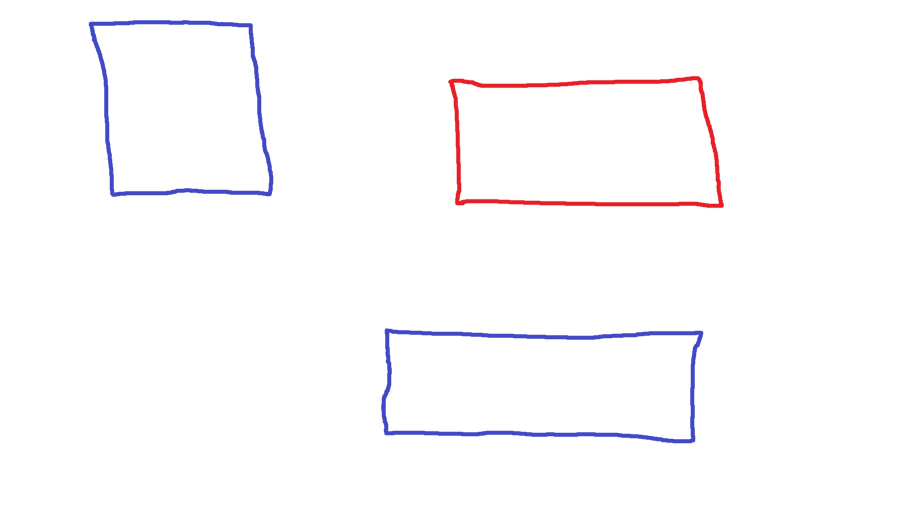
#> input picture images/test3.jpg, 1842 x 1044 px (shown at 1/2 size)
$ python main2.py
#> lines starting #> are read from the running program, lines starting #| are printed output that depends on the picture; after the words box and inside, x2 and y2 are one past the last pixel; in counts of white or black regions, pixels touching at a corner belong together
import cv2
import numpy as np
import imutils
from numpy.lib.shape_base import column_stack

img = cv2.imread('images/test3.jpg')
#> img is the input picture: shape (1044, 1842, 3); mean B, G, R 252.8, 251.2, 252.4
hsv = cv2.cvtColor(img, cv2.COLOR_BGR2HSV)
#> hsv: shape (1044, 1842, 3); mean H, S, V 5.6, 3.6, 254.1

# blue range
lower_blue = np.array([90, 60, 0])
upper_blue = np.array([121, 225, 255])

# green range
lower_green = np.array([36, 25, 25])
upper_green = np.array([70, 255, 255])

# red range
lower_red = np.array([170, 70, 50])
upper_red = np.array([180, 255, 255])

mask_blue = cv2.inRange(hsv, lower_blue, upper_blue)
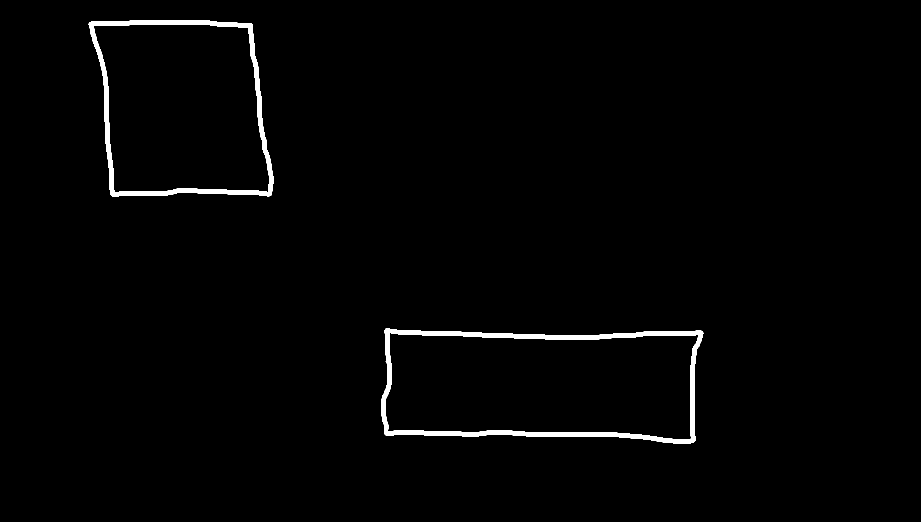
#> mask_blue: shape (1044, 1842) (shown at 1/2 size); 1.4% white; 2 white regions, box (x1, y1, x2, y2) and area: (762, 657, 1407, 887) 15002, (177, 40, 547, 394) 11860
mask_green = cv2.inRange(hsv, lower_green, upper_green)
#> mask_green: shape (1044, 1842); every value is 0
mask_red = cv2.inRange(hsv, lower_red, upper_red)
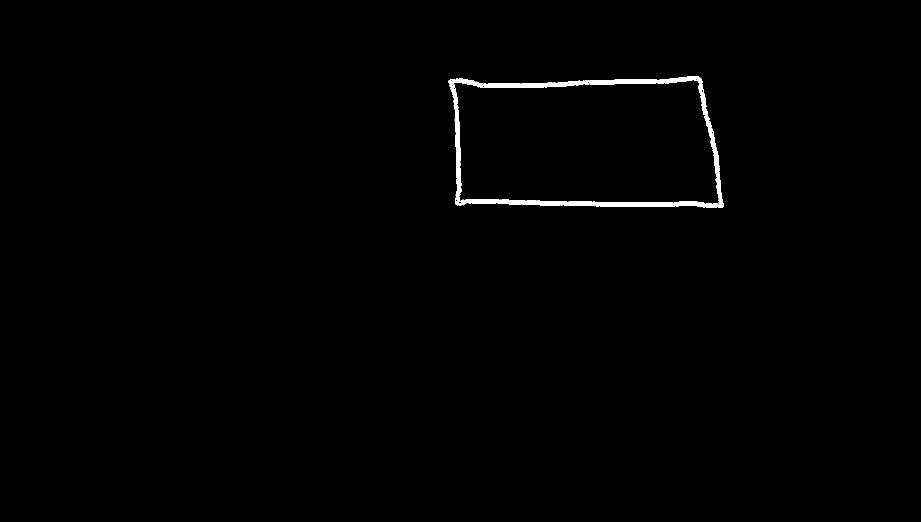
#> mask_red: shape (1044, 1842) (shown at 1/2 size); 0.69% white; 1 white region

blue_contours = cv2.findContours(
    mask_blue, cv2.RETR_EXTERNAL, cv2.CHAIN_APPROX_SIMPLE)
#> blue_contours = 2 contours; box (x1, y1, x2, y2) and area: (762, 657, 1407, 887) 129557, (177, 40, 547, 394) 110480
blue_contours = imutils.grab_contours(blue_contours)

green_contours = cv2.findContours(
    mask_green, cv2.RETR_EXTERNAL, cv2.CHAIN_APPROX_SIMPLE)
#> green_contours = 0 contours
green_contours = imutils.grab_contours(green_contours)
#> green_contours = []

red_contours = cv2.findContours(
    mask_red, cv2.RETR_EXTERNAL, cv2.CHAIN_APPROX_SIMPLE)
#> red_contours = 1 contour; box (x1, y1, x2, y2) and area: (896, 152, 1448, 416) 128750
red_contours = imutils.grab_contours(red_contours)

# empty arrays
divs = []
paragraphs = []
images = []

for cb in blue_contours:
    x, y, w, h = cv2.boundingRect(cb)
    div = [x, y, w, h]
    divs.append(div)
    cv2.rectangle(img, (x, y), (x+w, y+h), (225, 255, 0), 2)
    print('div: ', div)
#> this loop made 2 passes
#> (x, y, w, h) on passes 1 to 2: (762, 657, 645, 230), (177, 40, 370, 354)
#| div:  [762, 657, 645, 230]
#| div:  [177, 40, 370, 354]
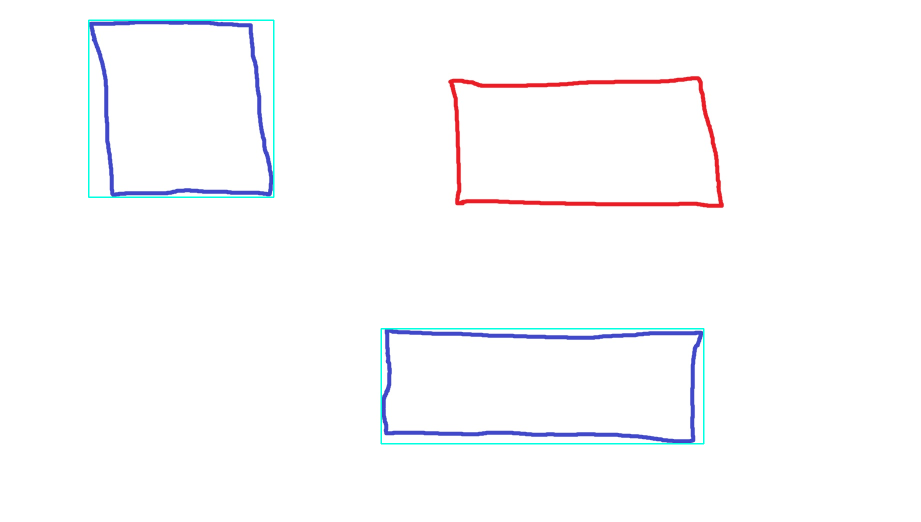
#> img: shape (1044, 1842, 3) (shown at 1/2 size); 0.5% of pixels changed, all inside (x1, y1, x2, y2) = (176, 39, 1409, 889)
#> after the loop, divs = [[762, 657, 645, 230], [177, 40, 370, 354]]

for cg in green_contours:
    x, y, w, h = cv2.boundingRect(cg)
    paragraph = [x, y, w, h]
    paragraphs.append(paragraph)
    cv2.rectangle(img, (x, y), (x+w, y+h), (225, 225, 0), 2)
    print('paragraph: ', paragraph)
#> this loop made 0 passes
#> after the loop, paragraphs = []

for cr in red_contours:
    x, y, w, h = cv2.boundingRect(cr)
    image = [x, y, w, h]
    images.append(image)
    cv2.rectangle(img, (x, y), (x+w, y+h), (225, 225, 0), 2)
    print('image: ', image)
#> this loop made 1 pass
#> (x, y, w, h) on pass 1: (896, 152, 552, 264)
#| image:  [896, 152, 552, 264]
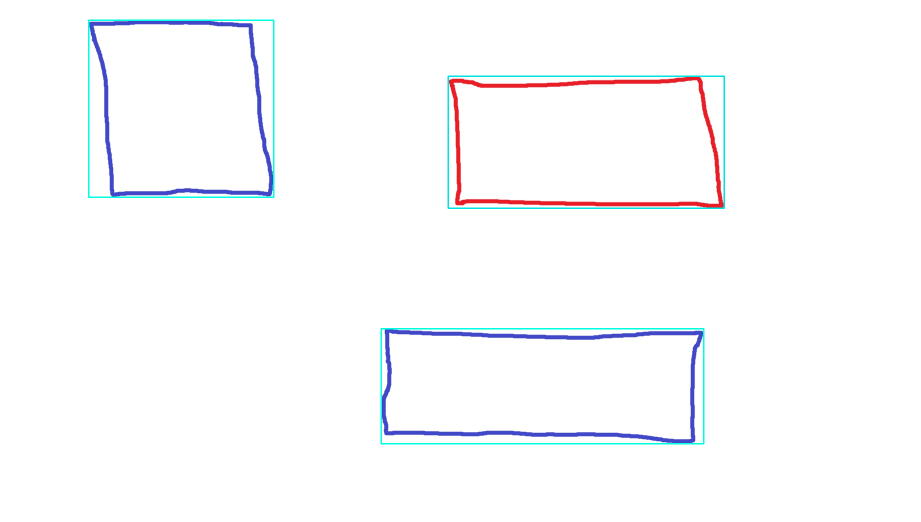
#> img: shape (1044, 1842, 3) (shown at 1/2 size); 0.25% of pixels changed, all inside (x1, y1, x2, y2) = (895, 151, 1450, 418)
#> after the loop, images = [[896, 152, 552, 264]]


# convert arrays into np.arrays
divs = np.array(divs)
paragraphs = np.array(paragraphs)
#> paragraphs = empty array
images = np.array(images)

for item in divs:
    print(item)
#> this loop made 2 passes
#| [762 657 645 230]
#| [177  40 370 354]

for item in paragraphs:
    print(item)

for item in images:
    print(item)
#> this loop made 1 pass
#| [896 152 552 264]

#creating div elements string for html file
div_elem = "".join(
    f"""
    <div class="div{index}"></div>
    """
    for index, div in enumerate(divs)
)

#creating p elements string for html file
p_elem = "".join(
    f"""
    <p class="p{index}"></p>
    """
    for index, p in enumerate(paragraphs)
)

#creating img elements string for html file
img_elem = "".join(
    f"""
    <img class="img{index}" />
    """
    for index, img in enumerate(images)
)

#creating div style string for css file
div_style = "".join(
    f""".div{index} {{
    position: absolute;
    right: {div[0]}px;
    top: {div[1]}px;
    width: {div[2]}px;
    height: {div[3]}px;
    border: 3px solid blue;
}}\n
"""
    for index, div in enumerate(divs)
)

#creating p style string for css file
p_style = "".join(
    f""".p{index} {{
    position: absolute;
    right: {p[0]}px;
    top: {p[1]}px;
    width: {p[2]}px;
    height: {p[3]}px;
    border: 3px solid green;
}}\n"""
    for index, p in enumerate(paragraphs)
)

#creating img style string for css file
img_style = "".join(
    f""".img{index} {{
    position: absolute;
    right: {img[0]}px;
    top: {img[1]}px;
    width: {img[2]}px;
    height: {img[3]}px;
    border: 3px solid red;
}}\n"""
    for index, img in enumerate(images)
)

css_content = f"""* {{
    margin: 0;
    padding: 0;
}}

{div_style}
{p_style}
{img_style}
"""

#creating div style string for css file
html_content = f"""<!DOCTYPE html>
<html lang="en">
<head>
    <meta charset="UTF-8">
    <meta http-equiv="X-UA-Compatible" content="IE=edge">
    <meta name="viewport" content="width=device-width, initial-scale=1.0">
    <title>Draw2HTML</title>
    <style>
        {css_content}
    </style>
</head>
<body>
    {div_elem}
    {p_elem}
    {img_elem}
</body>
</html>\n
"""

with open("index.html", "w") as html_file:
    html_file.write(html_content)


cv2.imshow("test", img)
cv2.waitKey(0)

$ run again, with images/test2.jpg copied over images/test3.jpg
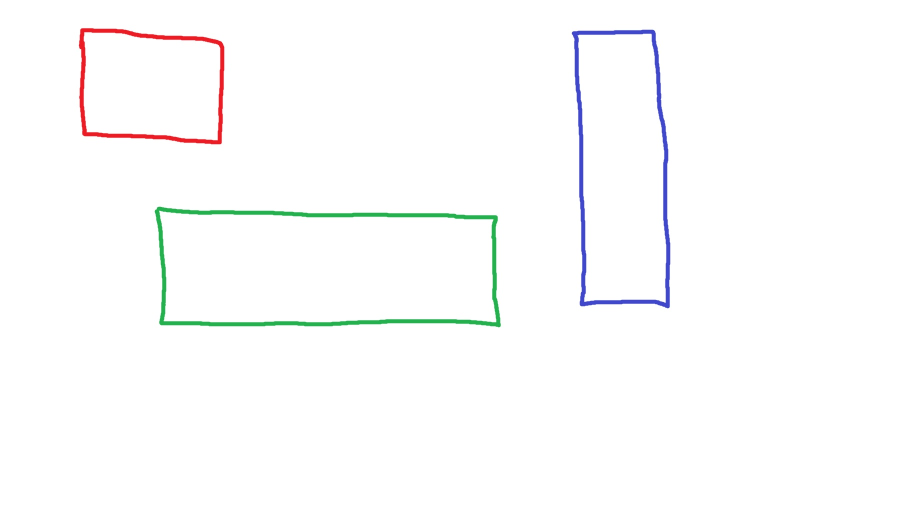
#> input picture images/test2.jpg, 1842 x 1044 px (shown at 1/2 size)
#> img is the input picture: shape (1044, 1842, 3); mean B, G, R 252.4, 252.3, 252.1
#> hsv: shape (1044, 1842, 3); mean H, S, V 4.6, 3.5, 253.9
#> `mask_blue = cv2.inRange(hsv, lower_blue, upper_blue)`:
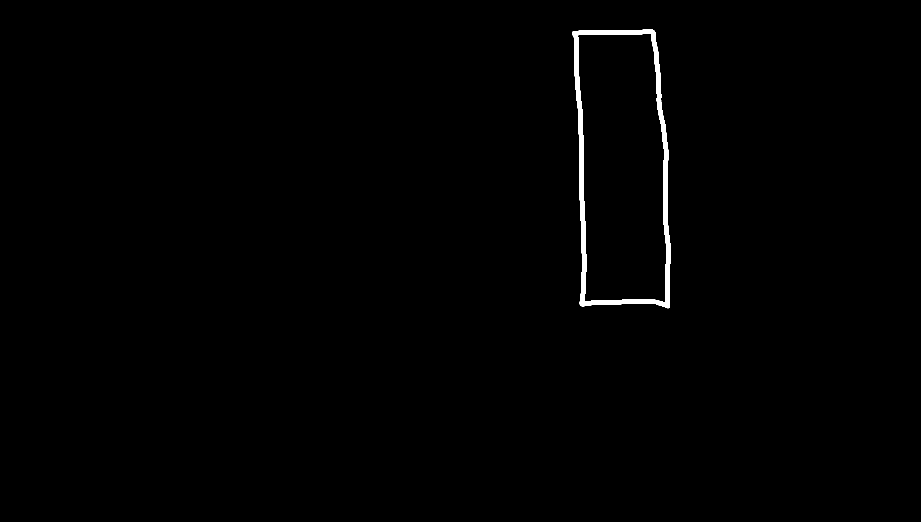
#> mask_blue: shape (1044, 1842) (shown at 1/2 size); 0.67% white; 1 white region, box (x1, y1, x2, y2) and area: (1144, 59, 1341, 617) 12801
#> mask_green: shape (1044, 1842); 0.84% white; 1 white region, box (x1, y1, x2, y2) and area: (309, 413, 1002, 655) 16203
#> mask_red: shape (1044, 1842); 0.43% white; 1 white region
#> blue_contours = 1 contour; box (x1, y1, x2, y2) and area: (1144, 59, 1341, 617) 94964
#> green_contours = 1 contour; box (x1, y1, x2, y2) and area: (309, 413, 1002, 655) 152052
#> red_contours = 1 contour; box (x1, y1, x2, y2) and area: (158, 56, 449, 289) 60398
#> the loop `for cb in blue_contours:` made 1 pass
#> (x, y, w, h) on pass 1: (1144, 59, 197, 558)
#> (printed output is left out)
#> after the loop `for cb in blue_contours:`: divs = [[1144, 59, 197, 558]]
#> the loop `for cg in green_contours:` made 1 pass
#> (x, y, w, h) on pass 1: (309, 413, 693, 242)
#> (printed output is left out)
#> after the loop `for cg in green_contours:`: paragraphs = [[309, 413, 693, 242]]
#> the loop `for cr in red_contours:` made 1 pass
#> (x, y, w, h) on pass 1: (158, 56, 291, 233)
#> (printed output is left out)
#> after the loop `for cr in red_contours:`:
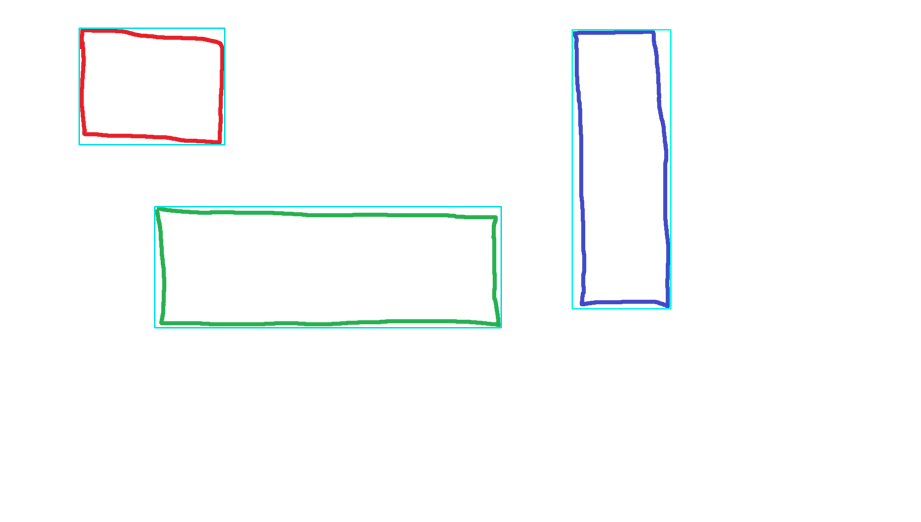
#> img: shape (1044, 1842, 3) (shown at 1/2 size); mean B, G, R 252.2, 252.2, 250.3
#> after the loop `for cr in red_contours:`: images = [[158, 56, 291, 233]]
#> the loop `for item in divs:` made 1 pass
#> (printed output is left out)
#> the loop `for item in paragraphs:` made 1 pass
#> (printed output is left out)
#> the loop `for item in images:` made 1 pass
#> (printed output is left out)

$ run again, with images/test4.jpg copied over images/test3.jpg
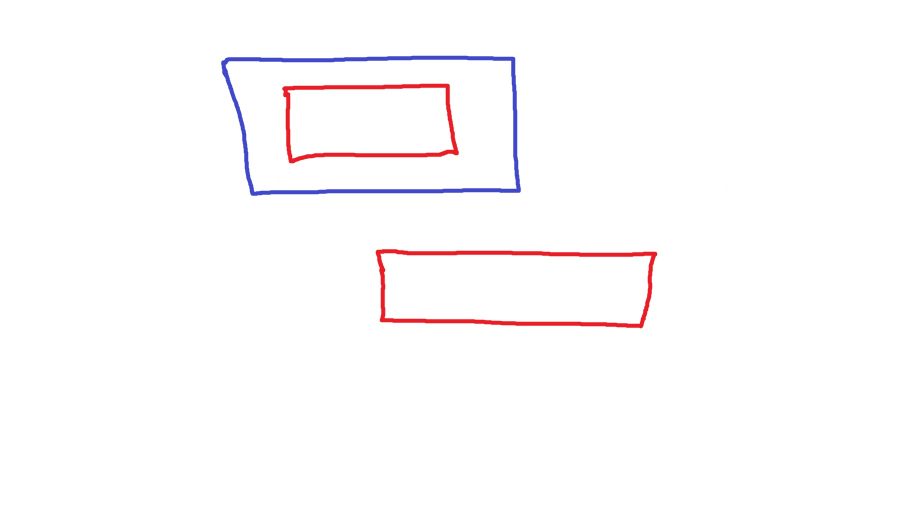
#> input picture images/test4.jpg, 1842 x 1044 px (shown at 1/2 size)
#> img is the input picture: shape (1044, 1842, 3); mean B, G, R 252.5, 251.5, 253.4
#> hsv: shape (1044, 1842, 3); mean H, S, V 5.1, 3.4, 254.3
#> `mask_blue = cv2.inRange(hsv, lower_blue, upper_blue)`:
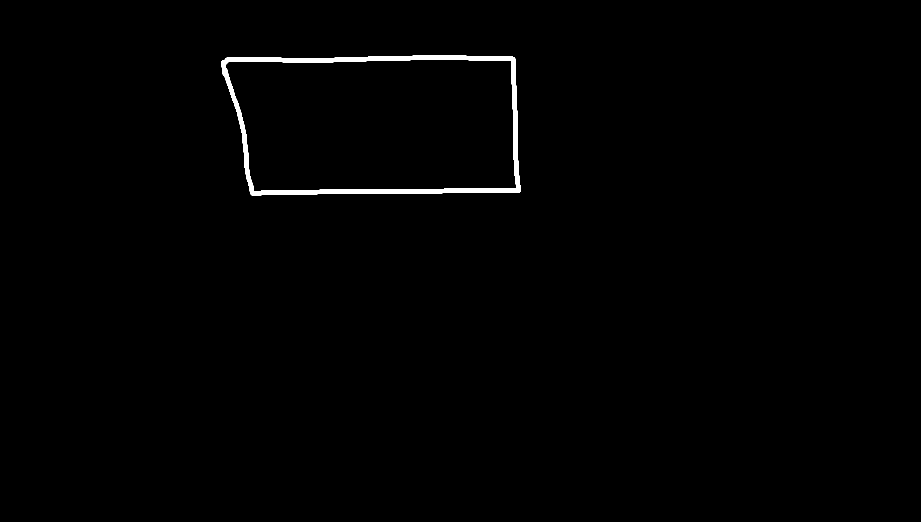
#> mask_blue: shape (1044, 1842) (shown at 1/2 size); 0.77% white; 1 white region, box (x1, y1, x2, y2) and area: (442, 111, 1042, 392) 14738
#> mask_green: shape (1044, 1842); every value is 0
#> mask_red: shape (1044, 1842); 1% white; 2 white regions
#> blue_contours = 1 contour; box (x1, y1, x2, y2) and area: (442, 111, 1042, 392) 152688
#> `green_contours = cv2.findContours( mask_green, cv2.RETR_EXTERNAL, cv2...`: green_contours = 0 contours
#> `green_contours = imutils.grab_contours(green_contours)`: green_contours = []
#> red_contours = 2 contours; box (x1, y1, x2, y2) and area: (751, 498, 1315, 657) 79326, (564, 167, 918, 327) 48256
#> the loop `for cb in blue_contours:` made 1 pass
#> (x, y, w, h) on pass 1: (442, 111, 600, 281)
#> (printed output is left out)
#> after the loop `for cb in blue_contours:`: divs = [[442, 111, 600, 281]]
#> after the loop `for cg in green_contours:`: paragraphs = []
#> the loop `for cr in red_contours:` made 2 passes
#> (x, y, w, h) on passes 1 to 2: (751, 498, 564, 159), (564, 167, 354, 160)
#> (printed output is left out)
#> after the loop `for cr in red_contours:`:
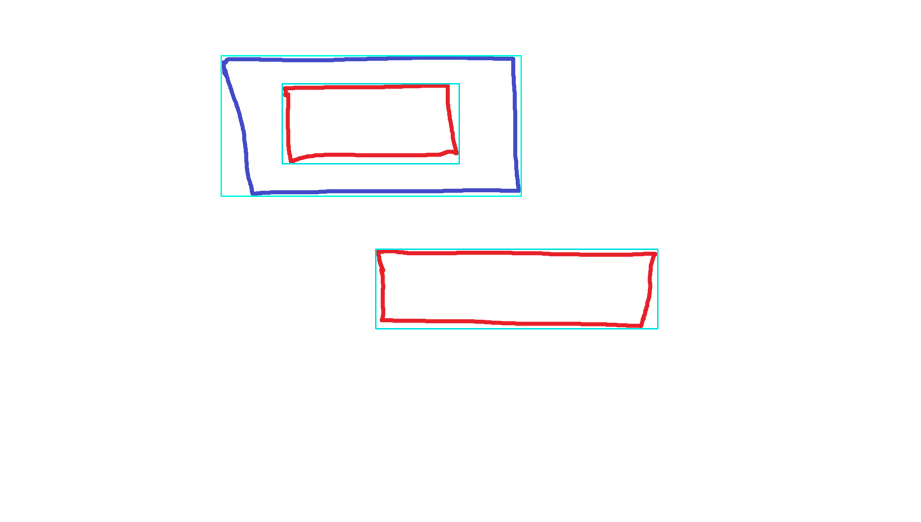
#> img: shape (1044, 1842, 3) (shown at 1/2 size); mean B, G, R 252.3, 251.4, 251.7
#> after the loop `for cr in red_contours:`: images = [[751, 498, 564, 159], [564, 167, 354, 160]]
#> `paragraphs = np.array(paragraphs)`: paragraphs = empty array
#> the loop `for item in divs:` made 1 pass
#> (printed output is left out)
#> the loop `for item in images:` made 2 passes
#> (printed output is left out)

$ run again, with images/dreptunghi_verde.jpg copied over images/test3.jpg
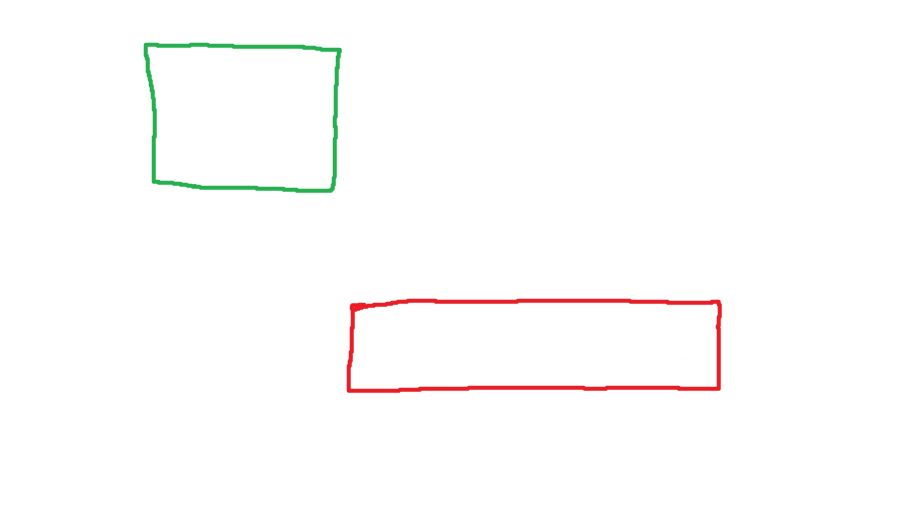
#> input picture images/dreptunghi_verde.jpg, 1842 x 1044 px (shown at 1/2 size)
#> img is the input picture: shape (1044, 1842, 3); mean B, G, R 252.3, 252.8, 253.6
#> hsv: shape (1044, 1842, 3); mean H, S, V 3.6, 2.8, 254.3
#> mask_blue: shape (1044, 1842); every value is 0
#> `mask_green = cv2.inRange(hsv, lower_green, upper_green)`:
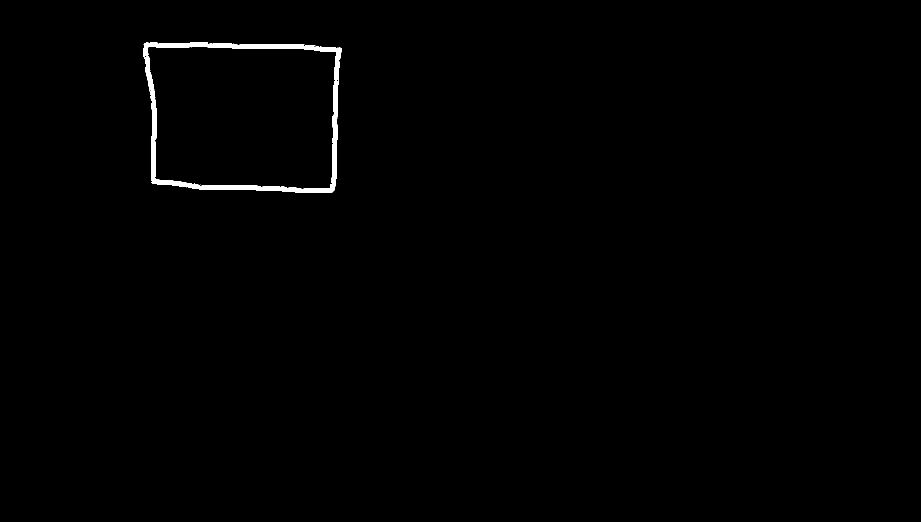
#> mask_green: shape (1044, 1842) (shown at 1/2 size); 0.61% white; 2 white regions (1 under 20 px), largest, box (x1, y1, x2, y2) and area: (287, 85, 684, 386) 11756
#> mask_red: shape (1044, 1842); 0.84% white; 1 white region
#> `blue_contours = cv2.findContours( mask_blue, cv2.RETR_EXTERNAL, cv2.CH..`: blue_contours = 0 contours
#> `blue_contours = imutils.grab_contours(blue_contours)`: blue_contours = []
#> green_contours = 1 contour; box (x1, y1, x2, y2) and area: (287, 85, 684, 386) 108907
#> red_contours = 1 contour; box (x1, y1, x2, y2) and area: (693, 597, 1444, 786) 134837
#> after the loop `for cb in blue_contours:`: divs = []
#> the loop `for cg in green_contours:` made 1 pass
#> (x, y, w, h) on pass 1: (287, 85, 397, 301)
#> (printed output is left out)
#> after the loop `for cg in green_contours:`: paragraphs = [[287, 85, 397, 301]]
#> the loop `for cr in red_contours:` made 1 pass
#> (x, y, w, h) on pass 1: (693, 597, 751, 189)
#> (printed output is left out)
#> after the loop `for cr in red_contours:`:
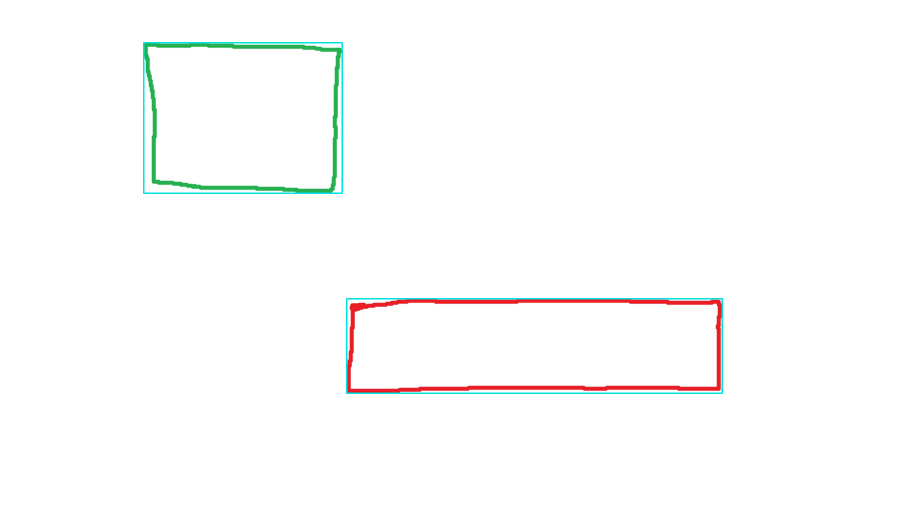
#> img: shape (1044, 1842, 3) (shown at 1/2 size); mean B, G, R 252.2, 252.7, 252.3
#> after the loop `for cr in red_contours:`: images = [[693, 597, 751, 189]]
#> `divs = np.array(divs)`: divs = empty array
#> the loop `for item in paragraphs:` made 1 pass
#> (printed output is left out)
#> the loop `for item in images:` made 1 pass
#> (printed output is left out)
